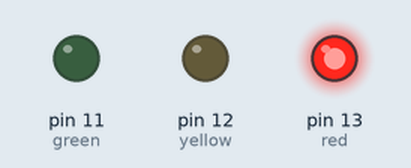
Simulated run of this sketch. Board: Arduino Uno, built with avr-gcc and run on an emulated ATmega328P. Shown: output pins drawn as LEDs (lit = HIGH).

Above: at 2.5 s.
At 6.0 s:
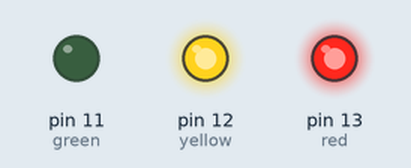
At 9.5 s:
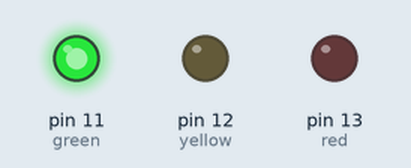
At 13.0 s:
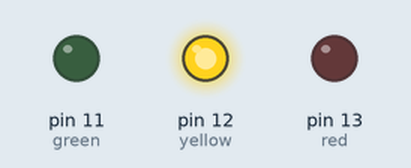
Timing chart, 0 to 18.2 s (numbered marks = the images above):
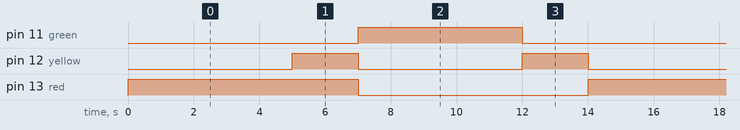

The sketch:

traffic_light_controller.ino
```cpp
int red= 13;
int yellow= 12;
int green= 11;

void setup(){
  pinMode(red,OUTPUT);
  pinMode(yellow,OUTPUT);
  pinMode(green,OUTPUT);

}

void loop(){
  digitalWrite(red,HIGH);
  delay(5000);
  digitalWrite(yellow,HIGH);
  delay(2000);
  digitalWrite(red,LOW);
  digitalWrite(yellow,LOW);
  digitalWrite(green,HIGH);
  delay(5000);
  digitalWrite(yellow,HIGH);
  digitalWrite(green,LOW);
  delay(2000);
  digitalWrite(yellow,LOW);

}
```

Measured:
- by itself, pin 11 (green): alternates HIGH for 5.0 s and LOW for 9.0 s
- by itself, pin 12 (yellow): alternates HIGH for 2.0 s and LOW for 5.0 s
- by itself, pin 13 (red): alternates HIGH for 7.0 s and LOW for 7.0 s
